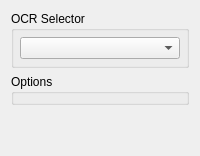
                  <widget class="QWidget" name="focusOptionOCR">
                   <attribute name="title">
                    <string>OCR</string>
                   </attribute>
                   <layout class="QVBoxLayout" name="verticalLayout_6">
                    <item>
                     <widget class="QGroupBox" name="groupBox_5">
                      <property name="title">
                       <string>OCR Selector</string>
                      </property>
                      <layout class="QHBoxLayout" name="horizontalLayout_11">
                       <property name="leftMargin">
                        <number>6</number>
                       </property>
                       <property name="topMargin">
                        <number>6</number>
                       </property>
                       <property name="rightMargin">
                        <number>6</number>
                       </property>
                       <property name="bottomMargin">
                        <number>6</number>
                       </property>
                       <item>
                        <widget class="QComboBox" name="focusOCRselector"/>
                       </item>
                      </layout>
                     </widget>
                    </item>
                    <item>
                     <widget class="QGroupBox" name="focusOCRoptions">
                      <property name="title">
                       <string>Options</string>
                      </property>
                     </widget>
                    </item>
                    <item>
                     <spacer name="verticalSpacer_4">
                      <property name="orientation">
                       <enum>Qt::Vertical</enum>
                      </property>
                      <property name="sizeHint" stdset="0">
                       <size>
                        <width>20</width>
                        <height>40</height>
                       </size>
                      </property>
                     </spacer>
                    </item>
                   </layout>
                  </widget>
